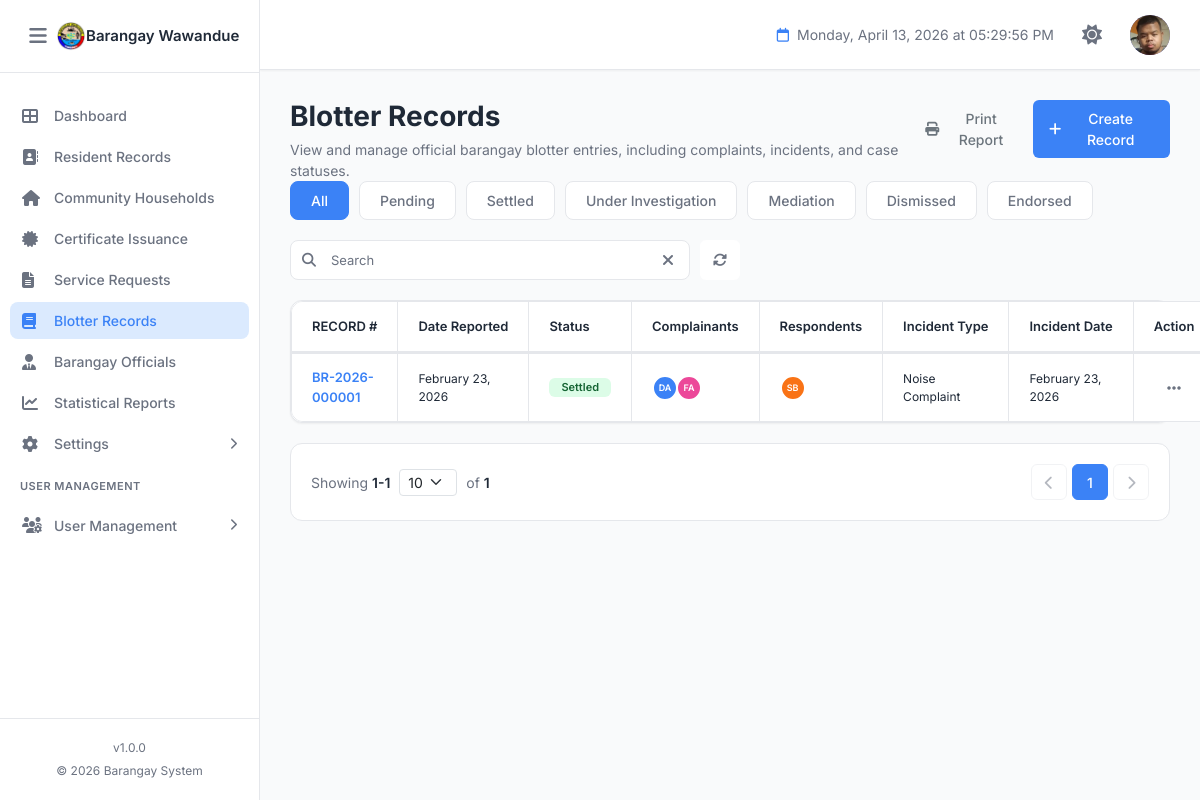
Page /blotter.php (signed in) on the committed database.
### tables this page shows
CREATE TABLE `barangay_info` (
  `id` int(11) NOT NULL,
  `province_name` varchar(100) NOT NULL DEFAULT 'Province Name',
  `town_name` varchar(100) NOT NULL DEFAULT 'Town/City Name',
  `barangay_name` varchar(100) NOT NULL DEFAULT 'Barangay Name',
  `contact_number` varchar(20) DEFAULT NULL,
  `dashboard_text` text DEFAULT NULL,
  `municipal_logo` varchar(255) DEFAULT NULL COMMENT 'Path to municipal/city logo',
  `barangay_logo` varchar(255) DEFAULT NULL COMMENT 'Path to barangay logo',
  `official_emblem` varchar(255) DEFAULT NULL COMMENT 'Path to official emblem',
  `dashboard_image` varchar(255) DEFAULT NULL COMMENT 'Path to dashboard background image',
  `created_at` timestamp NOT NULL DEFAULT current_timestamp(),
  `updated_at` timestamp NOT NULL DEFAULT current_timestamp() ON UPDATE current_timestamp(),
  `updated_by` int(11) DEFAULT NULL COMMENT 'User ID who last updated',
  PRIMARY KEY (`id`),
  KEY `fk_barangay_info_user` (`updated_by`)
);

CREATE TABLE `users` (
  `id` int(11) NOT NULL AUTO_INCREMENT,
  `username` varchar(50) NOT NULL,
  `password` varchar(255) NOT NULL COMMENT 'Hashed password',
  `full_name` varchar(255) NOT NULL,
  `email` varchar(100) NOT NULL,
  `profile_image` varchar(255) DEFAULT NULL COMMENT 'Path to user profile image/avatar',
  `role` varchar(100) NOT NULL DEFAULT 'Staff',
  `status` enum('Active','Inactive') DEFAULT 'Active',
  `created_at` timestamp NOT NULL DEFAULT current_timestamp(),
  `updated_at` timestamp NOT NULL DEFAULT current_timestamp() ON UPDATE current_timestamp(),
  PRIMARY KEY (`id`),
  UNIQUE KEY `username` (`username`),
  UNIQUE KEY `email` (`email`),
  KEY `idx_username` (`username`),
  KEY `idx_email` (`email`),
  KEY `idx_profile_image` (`profile_image`)
);

CREATE TABLE `blotter_records` (
  `id` int(11) NOT NULL AUTO_INCREMENT,
  `record_number` varchar(50) NOT NULL COMMENT 'Format: BR-YYYY-XXXXXX',
  `incident_type` varchar(255) NOT NULL COMMENT 'Type of incident (e.g., Theft, Assault, Noise Complaint)',
  `incident_description` text NOT NULL COMMENT 'Detailed description of the incident',
  `incident_date` datetime NOT NULL COMMENT 'Date and time when incident occurred',
  `incident_location` text NOT NULL COMMENT 'Location where incident occurred',
  `date_reported` datetime NOT NULL DEFAULT current_timestamp() COMMENT 'Date when blotter was reported',
  `reported_by` varchar(255) DEFAULT NULL COMMENT 'Person who reported (if not complainant)',
  `status` enum('Pending','Under Investigation','Resolved','Dismissed') DEFAULT 'Pending' COMMENT 'Current status of the blotter',
  `status_updated_at` datetime DEFAULT NULL COMMENT 'When status was last updated',
  `status_updated_by` int(11) DEFAULT NULL COMMENT 'User ID who updated status',
  `resolution` text DEFAULT NULL COMMENT 'Resolution details if resolved',
  `resolved_date` datetime DEFAULT NULL COMMENT 'Date when case was resolved',
  `resolved_by` int(11) DEFAULT NULL COMMENT 'User ID who resolved the case',
  `remarks` text DEFAULT NULL COMMENT 'Additional remarks or notes',
  `attachments` text DEFAULT NULL COMMENT 'JSON array of attachment file paths',
  `created_at` timestamp NOT NULL DEFAULT current_timestamp(),
  `updated_at` timestamp NOT NULL DEFAULT current_timestamp() ON UPDATE current_timestamp(),
  `created_by` int(11) DEFAULT NULL COMMENT 'User ID who created the record',
  `updated_by` int(11) DEFAULT NULL COMMENT 'User ID who last updated',
  PRIMARY KEY (`id`),
  UNIQUE KEY `record_number` (`record_number`),
  UNIQUE KEY `unique_record_number` (`record_number`),
  KEY `idx_status` (`status`),
  KEY `idx_incident_date` (`incident_date`),
  KEY `idx_date_reported` (`date_reported`),
  KEY `idx_incident_type` (`incident_type`),
  KEY `idx_created_at` (`created_at`)
);

### blotter.php (the view, shortened to what the rows shown need)
<?php
require_once 'config.php';
require_once 'permissions.php';
$pageTitle = 'Blotter Records';
try {
    $pdo = new PDO(
        "mysql:host=" . DB_HOST . ";dbname=" . DB_NAME . ";charset=utf8mb4",
        DB_USER,
        DB_PASS,
        [
            PDO::ATTR_ERRMODE => PDO::ERRMODE_EXCEPTION,
            PDO::ATTR_DEFAULT_FETCH_MODE => PDO::FETCH_ASSOC,
            PDO::ATTR_EMULATE_PREPARES => false
        ]
    );
} catch (PDOException $e) {
    die("Database connection failed: " . $e->getMessage());
}
function getInitials($name) {
    $parts = explode(' ', trim($name));
    if (count($parts) >= 2) {
        return strtoupper(substr($parts[0], 0, 1) . substr($parts[count($parts) - 1], 0, 1));
    }
    return strtoupper(substr($name, 0, 2));
}
function getAvatarColor($index) {
    $colors = ['blue', 'pink', 'teal', 'yellow', 'green', 'orange', 'lime', 'indigo', 'cyan', 'purple'];
    return 'avatar-' . $colors[$index % count($colors)];
}
function formatDateShort($date) {
    return date('F j, Y', strtotime($date));
}
$blotterRecords = [];
try {
    $stmt = $pdo->prepare("
        SELECT
            br.id, br.record_number, br.incident_type, br.incident_date,
            br.date_reported, br.status,
            COUNT(DISTINCT bc.id) AS complainant_count,
            COUNT(DISTINCT brd.id) AS respondent_count,
            GROUP_CONCAT(DISTINCT bc.name ORDER BY bc.id SEPARATOR '|||') AS complainant_names,
            GROUP_CONCAT(DISTINCT brd.name ORDER BY brd.id SEPARATOR '|||') AS respondent_names
        FROM blotter_records br
        LEFT JOIN blotter_complainants bc ON br.id = bc.blotter_id
        LEFT JOIN blotter_respondents brd ON br.id = brd.blotter_id
        GROUP BY br.id
        ORDER BY br.date_reported DESC
    ");
    $stmt->execute();
    $blotterRecords = $stmt->fetchAll();
} catch (PDOException $e) {
    error_log("Error fetching blotter records: " . $e->getMessage());
}
try {
    $residentStmt = $pdo->query("SELECT id, first_name, middle_name, last_name, suffix FROM residents WHERE activity_status = 'Alive' ORDER BY last_name, first_name");
    $residents = $residentStmt->fetchAll();
} catch (PDOException $e) {
    error_log("Error fetching residents: " . $e->getMessage());
}
?>
<!DOCTYPE html>
<html lang="en">
<head>
    <link rel="stylesheet" href="assets/bootstrap/css/bootstrap.min.css">
    <link rel="stylesheet" href="https://cdnjs.cloudflare.com/ajax/libs/font-awesome/6.4.0/css/all.min.css">
    <link rel="stylesheet" href="assets/css/style.css">
<link rel="stylesheet" href="assets/css/blotter.css">
    <script src="https://cdn.tailwindcss.com"></script>
</head>
<body>
    <?php include 'components/sidebar.php'; ?>
    <main class="main-content">
        <?php include 'components/header.php'; ?>
        <div class="dashboard-content">
            <div class="page-header-section">
                <div>
                    <h1 class="page-title"><?php echo $pageTitle; ?></h1>
                </div>
            </div>
            <div class="table-container">
                <table class="data-table blotter-table" id="blotterTable">
                    <thead>
                        <tr>
                            <th>RECORD #</th>
                            <th>Date Reported</th>
                            <th>Status</th>
                            <th>Complainants</th>
                            <th>Respondents</th>
                            <th>Incident Type</th>
                            <th>Incident Date</th>
                            <th>Action</th>
                        </tr>
                    </thead>
                    <tbody id="blotterTableBody">
                        <?php if (empty($blotterRecords)): ?>
                            <tr>
                                <td colspan="8" style="text-align: center; padding: 40px;">
                                    <i class="fas fa-file-alt" style="font-size: 48px; color: #d1d5db; margin-bottom: 16px;"></i>
                                    <p style="color: #6b7280; font-size: 16px; margin: 0;">No blotter records found</p>
                                    <p style="color: #9ca3af; font-size: 14px; margin-top: 8px;">Blotter records will appear here</p>
                                </td>
                            </tr>
                        <?php else: ?>
                            <?php foreach ($blotterRecords as $index => $record):
                                $recordNumber = htmlspecialchars($record['record_number']);
                                $dateReported = formatDateShort($record['date_reported']);
                                $incidentDate = formatDateShort($record['incident_date']);
                                $status = ($record['status'] === 'Resolved') ? 'Settled' : $record['status'];
                                $incidentType = htmlspecialchars($record['incident_type']);
                                $statusBadge = 'badge-' . strtolower(str_replace(' ', '-', $status));
                                $complainants = !empty($record['complainant_names']) ? explode('|||', $record['complainant_names']) : [];
                                $respondents = !empty($record['respondent_names']) ? explode('|||', $record['respondent_names']) : [];
                            ?>
<tr class="clickable-row" data-id="<?php echo $record['id']; ?>" data-status="<?php echo strtolower(str_replace(' ', '-', $status)); ?>">
                                <td><span class="record-number"><?php echo $recordNumber; ?></span></td>
                                <td><?php echo $dateReported; ?></td>
                                <td><span class="badge <?php echo $statusBadge; ?>"><?php echo htmlspecialchars($status); ?></span></td>
                                <td>
                                    <div class="person-group">
                                        <?php
                                        $displayCount = min(2, count($complainants));
                                        for ($i = 0; $i < $displayCount; $i++):
                                            $initials = getInitials($complainants[$i]);
                                            $avatarColor = getAvatarColor($i);
                                        ?>
                                            <span class="avatar-sm <?php echo $avatarColor; ?>" title="<?php echo htmlspecialchars($complainants[$i]); ?>">
                                                <?php echo $initials; ?>
                                            </span>
                                        <?php endfor; ?>
                                    </div>
                                </td>
                                <td>
                                    <div class="person-group">
                                        <?php
                                        $displayCount = min(2, count($respondents));
                                        for ($i = 0; $i < $displayCount; $i++):
                                            $initials = getInitials($respondents[$i]);
                                            $avatarColor = getAvatarColor($i + 5);
                                        ?>
                                            <span class="avatar-sm <?php echo $avatarColor; ?>" title="<?php echo htmlspecialchars($respondents[$i]); ?>">
                                                <?php echo $initials; ?>
                                            </span>
                                        <?php endfor; ?>
                                    </div>
                                </td>
                                <td><?php echo $incidentType; ?></td>
                                <td><?php echo $incidentDate; ?></td>
                                <td style="text-align: center; vertical-align: middle;">
                                    <?php
                                    $hasAnyBlotterAction = hasPermission('perm_blotter_view') || hasPermission('perm_blotter_edit') || hasPermission('perm_blotter_status') || hasPermission('perm_blotter_archive');
                                    if ($hasAnyBlotterAction):
                                    ?>
                                    <div class="action-menu-container">
                                        <button class="btn-action" data-record-id="<?php echo $record['id']; ?>" data-bs-strategy="fixed">
                                            <i class="fas fa-ellipsis-h"></i>
                                        </button>
                                    </div>
                                    <?php else: ?>
                                        <div class="text-center text-muted">-</div>
                                    <?php endif; ?>
                                </td>
                            </tr>
                            <?php endforeach; ?>
                        <?php endif; ?>
                    </tbody>
                </table>
            </div>
        </div>
    </main>
</body>
</html>

### components/sidebar.php (shortened to what the rows shown need)
<?php
$sidebar_brgy_name = 'BIS';
$sidebar_brgy_logo = 'assets/images/logo.png';
if (isset($conn)) {
    $s_stmt = $conn->prepare("SELECT barangay_name, barangay_logo FROM barangay_info WHERE id = 1 LIMIT 1");
    if ($s_stmt) {
        $s_stmt->execute();
        $s_result = $s_stmt->get_result();
        if ($s_result->num_rows > 0) {
            $s_row = $s_result->fetch_assoc();
            if (!empty($s_row['barangay_name'])) $sidebar_brgy_name = $s_row['barangay_name'];
            if (!empty($s_row['barangay_logo']))  $sidebar_brgy_logo = $s_row['barangay_logo'];
        }
    }
}
?>
<aside class="sidebar" id="sidebar">
    <div class="sidebar-header">
        <div class="sidebar-brand" style="display:flex;align-items:center;overflow:hidden;">
            <img src="<?php echo htmlspecialchars($sidebar_brgy_logo); ?>" alt="Logo"
                 style="width:30px;height:30px;object-fit:contain;">
            <h2 class="sidebar-title" style="font-size:15px;margin:0;white-space:nowrap;">
                <?php echo htmlspecialchars($sidebar_brgy_name); ?>
            </h2>
        </div>
    </div>
</aside>

### components/header.php (shortened to what the rows shown need)
<?php
if (isset($_SESSION['user_id']) && !isset($header_user_avatar)) {
    $header_user_id = $_SESSION['user_id'];
    $header_stmt = $conn->prepare("SELECT profile_image FROM users WHERE id = ?");
    $header_stmt->bind_param("i", $header_user_id);
    $header_stmt->execute();
    $header_result = $header_stmt->get_result();
    if ($header_result->num_rows > 0) {
        $header_user_data = $header_result->fetch_assoc();
        $header_user_avatar = $header_user_data['profile_image'];
    } else {
        $header_user_avatar = null;
    }
}
?>
<header class="header">
    <div class="header-right">
        <div class="user-profile" id="userProfileDropdown" style="cursor: pointer; position: relative; display: flex; align-items: center;">
            <div class="user-avatar">
                <?php if (!empty($header_user_avatar) && file_exists($header_user_avatar)): ?>
                    <img src="<?php echo htmlspecialchars($header_user_avatar); ?>?v=<?php echo time(); ?>" alt="Profile" style="width: 100%; height: 100%; object-fit: cover; border-radius: 50%;">
                <?php else: ?>
                    <i class="fas fa-user"></i>
                <?php endif; ?>
            </div>
        </div>
    </div>
</header>

### rows in the picture
barangay_info: barangay_logo (picture), barangay_name "Barangay Wawandue"
users: profile_image (picture)
blotter_records: record_number "BR-2026-000001", date_reported "February 23, 2026", status "Settled", initials "DA", initials "FA", initials "SB", incident_type "Noise Complaint", incident_date "February 23, 2026"

### other values in the picture
SITE_VERSION "1.0.0"
SITE_YEAR "2026"
$pageTitle "Blotter Records"
